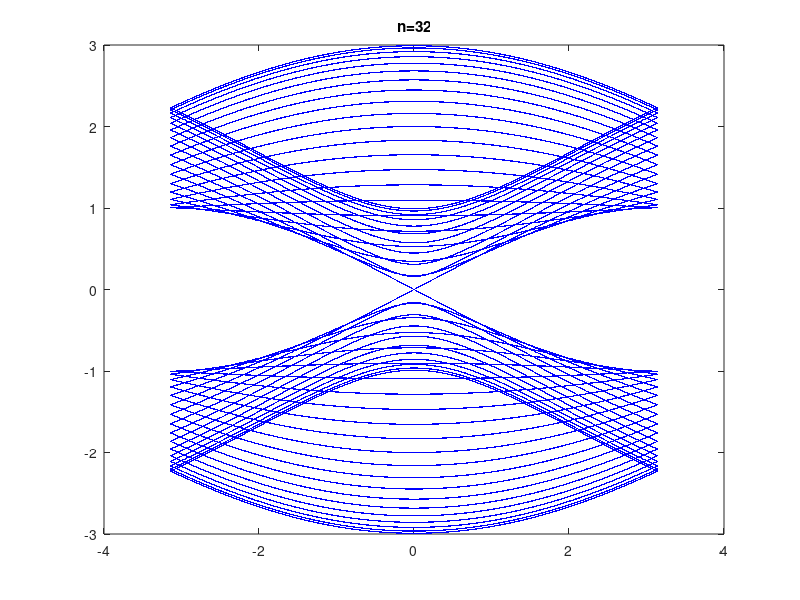

Write the MATLAB code that produced this figure. (Note: this script raises an error after producing the figure.)
%% EDGE STATES

% We look at a strip geometry of 30-40 unitcells with armchair termination
% and momentum parallel to the zig-zag edge. In this case the armchair
% termination is for the x edge, and momentum parallel to the y edge is
% therefore k_x

%% 3-STEP PERIODIC DRIVING
clear all
home

Periods=[2*pi/3];

opts = odeset('RelTol',1e-2,'AbsTol',1e-2);

% Reciprocal Lattice Parameters
l=sqrt((4*(pi^2)/9)/(3/4));
a=2*pi*cos(30*pi/180)/3;
b=2*pi*sin(30*pi/180)/3;


N_layers=32;
main_diag=ones(N_layers,1);
sup_diag=ones(N_layers-1,1);
inf_diag=ones(N_layers-1,1);
%% ARMCHAIR TERMINATION STATIC SYSTEM

kx_min=linspace(-pi,0,1000);
kx_max=linspace(0,pi,1000);
kx=[kx_min,kx_max];

for j=1:length(kx)
    
    % Construction of the hamiltonian
    H=zeros(2*N_layers,2*N_layers);
    gamma=zeros(N_layers,N_layers);
    
    k_par=kx(j);
    
for p=1:N_layers
        
        if mod(p,2)==0
            main_diag(p)=exp(1i*k_par);
        end
    end
    
    gamma=-diag(main_diag,0)-diag(sup_diag,1)-diag(inf_diag,-1);  
    H=[zeros(N_layers,N_layers),gamma;
        conj(gamma), zeros(N_layers,N_layers)];
    
    % Edge state dispersion
    E_edge(:,j)=eig(H);
end

figure (1)
box on
hold on
for j=1:2*N_layers
plot(kx,E_edge(j,:),'.b','MarkerSize',2)
end
hold off
title(['n=',num2str(N_layers)])
ax=gca;
ax = gca;
ax.FontSize = 16;
xlim([-pi pi])
ylim([-3 3])
xlabel('$k_{\parallel}a$','FontSize',18,'FontWeight','bold','Interpret','latex')
ylabel('$E/J$','FontSize',18,'FontWeight','bold','Interpret','latex')
hold off

%% ARMCHAIR TERMINATION DRIVEN SYSTEM

kx_min=linspace(-pi,0,100);
kx_max=linspace(0,pi,100);
kx=[kx_min,kx_max];

Aux=diag(ones(2*N_layers,1));

main_diag=ones(N_layers,1);
sup_diag=ones(N_layers-1,1);
inf_diag=ones(N_layers-1,1);

g= @(t,y,A) -1i*A*y;
       
for j=1:length(Periods)
T=Periods(j);
% Driving step 1

for i=1:length(kx);   
   i 
    for s=1:N_layers
        if mod(s,2)==0
            main_diag(s)=exp(1i*kx(i));
        end
    end
    
    gamma=-diag(main_diag,0);
    
    H=[zeros(N_layers,N_layers),gamma;
        conj(gamma), zeros(N_layers,N_layers)];
    
    % Schrodinger's Equation for the 1st driving stage             
    for f=1:2*N_layers
        
    [t,y]=ode45(@(t,y) g(t,y,H) ,[0,T/3], Aux(:,f), opts);
    
    basis_1(:,f,i)=y(end,:);
    end

end



% Driving step 2
for i=1:length(kx);
    i
    gamma=-diag(inf_diag,-1);
    
    H=[zeros(N_layers,N_layers),gamma;
        conj(gamma), zeros(N_layers,N_layers)];
    
    % Schrodinger's Equation for the 1st driving stage    
    for f=1:2*N_layers
        
    [t,y2]=ode45(@(t,y2) g(t,y2,H) ,[T/3,2*T/3], basis_1(:,f,i), opts);
        
    basis_2(:,f,i)=y2(end,:);
    end

end

% Driving step 3
for i=1:length(kx);
    i
   gamma=-diag(sup_diag,1);
    
    H=[zeros(N_layers,N_layers),gamma;
        conj(gamma), zeros(N_layers,N_layers)];
    
    % Schrodinger's Equation for the 1st driving stage
    
    for f=1:2*N_layers
        
    [t,y3]=ode45(@(t,y3) g(t,y3,H) ,[2*T/3,T],basis_2(:,f,i),opts);
    
    basis_3(:,f,i)=y3(end,:);
    
    end
    
    for f=1:2*N_layers
     % Time evolution operator
     U=conj(Aux)*basis_3(:,:,i);
     U_diag=eig(U);
     % Quasi-Energy Bands
     eps_edge(f,i,j)=1i*log(U_diag(f))./Periods(j);
    end
end
     
end

%%

figure (2)
close all
box on
hold on
for j=1:2*N_layers
plot(kx,eps_edge(j,:,1).*Periods(1),'.b','MarkerSize',3)
end
title(['n=',num2str(N_layers),'  T=',num2str(Periods(1))])
ax=gca;
ax = gca;
ax.FontSize = 12;
xlim([-pi pi])
ylim([-pi pi])
xlabel('$k_{\parallel}a$','FontSize',18,'FontWeight','bold','Interpret','latex')
ylabel('$ET/J$','FontSize',18,'FontWeight','bold','Interpret','latex')
hold off


